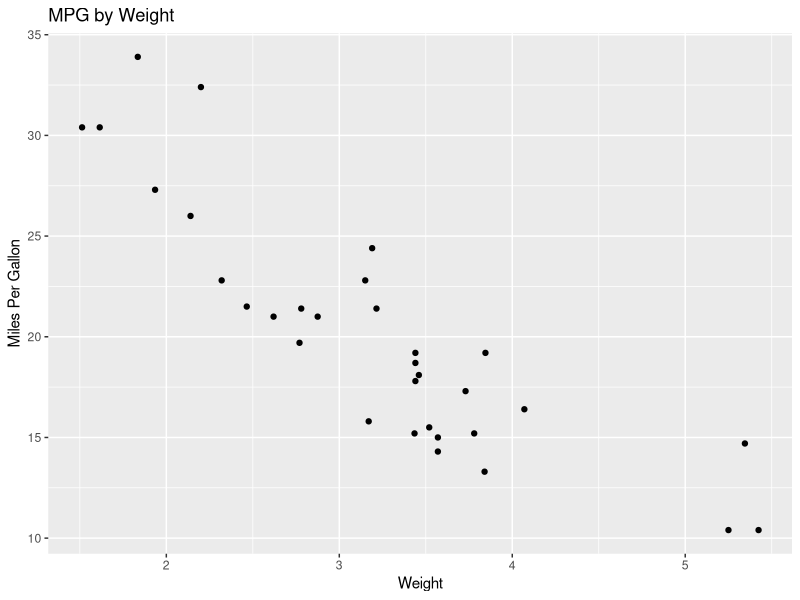
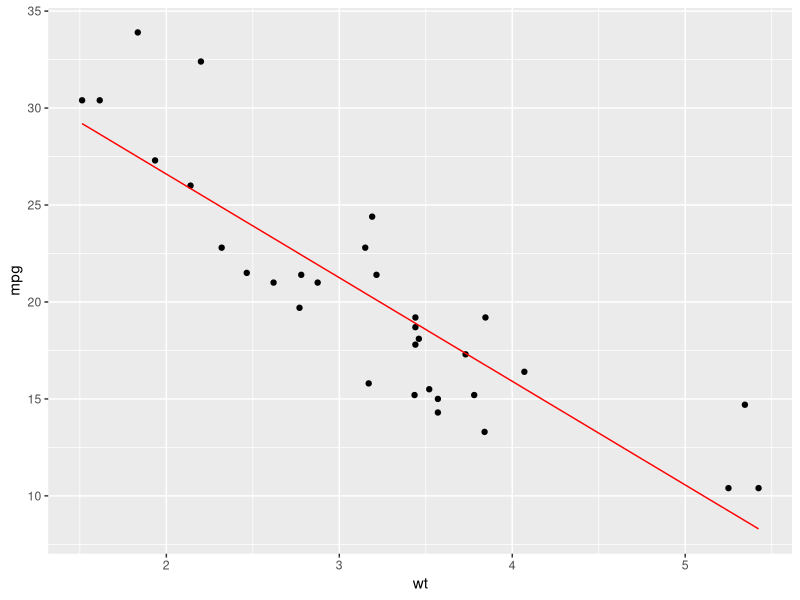
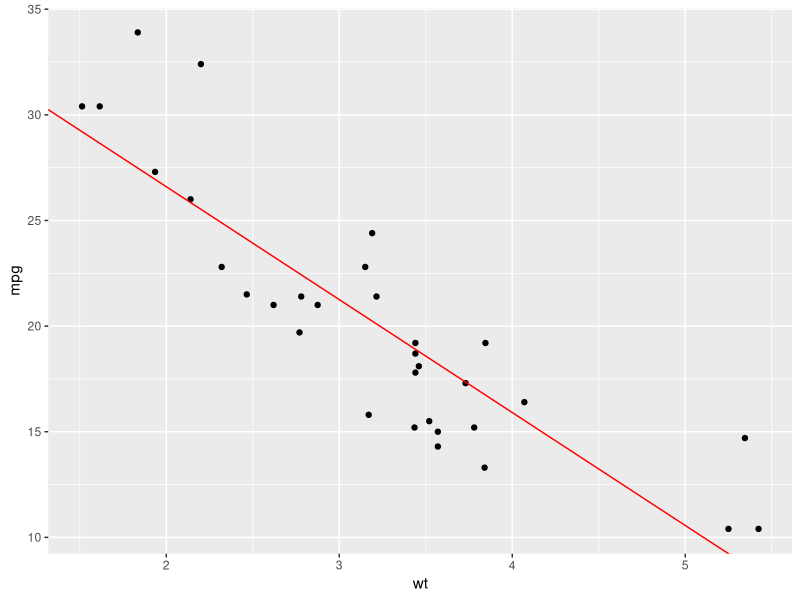
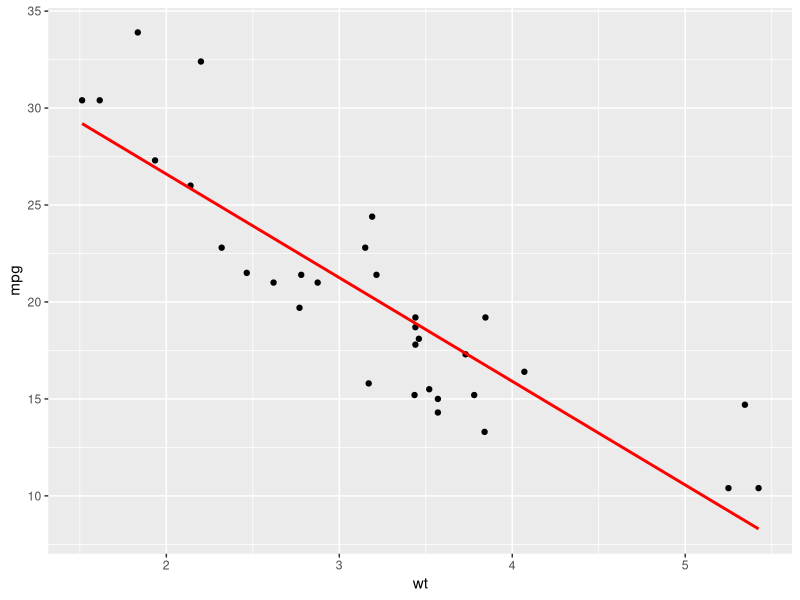

Source code (R) for these figures, in order: (Note: this script raises an error after producing the figures.)
## ---- chunk 1
library(tidyverse)
library(magrittr)
data(mtcars)
mtcars
?mtcars
## ---- chunk 2
mtcars %>%
   ggplot() +
   geom_point(aes(x = wt, y = mpg)) +
   labs(x = "Weight", y = "Miles Per Gallon", title = "MPG by Weight") 
## ---- chunk 3
mpg_on_weight <- mtcars %>% lm(mpg ~ wt, data = .)
mpg_on_weight
## ---- chunk 4
mpg_on_weight %>% summary()
## ---- chunk 5
mpg_on_weight %>% broom::tidy()
## ---- chunk 6
cars_df <- mtcars %>% mutate(fitted = mpg_on_weight$fitted.values)
## ---- chunk 7
cars_df %>%
   ggplot(aes(x = wt, y = mpg)) +
   geom_point() +
   geom_line(aes(y = fitted), col = "red")
## ---- chunk 8
mtcars %>%
   ggplot(aes(x = wt, y = mpg)) +
   geom_point() +
   geom_abline(
      intercept = mpg_on_weight$coefficients[1],
      slope = mpg_on_weight$coefficients[2],
      col = "red")
## ---- chunk 9
mtcars %>%
   ggplot(aes(x = wt, y = mpg)) +
   geom_point() +
   geom_smooth(method = "lm", se = F, col ="red")
## ---- chunk 10
mtcars %>%
   ggplot() +
   geom_point(aes(x = wt, y = mpg)) +
   geom_smooth(method = "lm")
## ---- chunk 11
#| code-fold: true
mtcars %>%
   ggplot(aes(x = wt, y = mpg)) +
   geom_point() +
   geom_smooth(aes(col=as.factor(am)), method = 'lm', se = F) +
   facet_wrap(~am, scales = "free_x",
      labeller = labeller(
         am = c("0" = "Auto",
                "1" = "Manual")
      ) #for this call specficially, my indentation is non-standard 
   ) +
   scale_color_manual(
      name = "Automatic vs. Maunal", 
      values = c("red", "blue"),
      labels = c("Auto", "Man")
   ) +
   labs(
      title = "Effect of weight on MPG, by Transmission",
      x = "Weight (1000s lbs.)",
      y = "Miles Per Gallon"
   ) +
   theme(legend.position = "bottom")
## ---- chunk 12
mtcars %>%
   ggplot() +
   geom_point(aes(x = wt, y = mpg, col = as.factor(cyl)))
## ---- chunk 13
mtcars %>%
   ggplot() +
   geom_point(aes(x = wt, y = mpg), col = mtcars$cyl)
## ---- chunk 14
mpg_on_weight$residuals ## or
lm.res <- mpg_on_weight %>% resid() 
## these are the same
## ---- chunk 15
cars_df %<>% mutate(resid = lm.res) 

cars_df %>% 
   ggplot() + 
   geom_point(aes(x = wt, y = resid))

## Looks good
## ---- chunk 16
mpg_on_weight$fitted.values ## or
lm.res <- mpg_on_weight %>% resid() 
## these are the same
## ---- chunk 17
lm.mod <- mpg_on_weight %>% broom::augment()
lm.mod
## ---- chunk 18
lm.mod %>%
   ggplot(aes(x = wt, y = mpg)) +
   geom_point() +
   geom_smooth(method = "lm", se = F) +
   geom_segment(aes(xend = wt, yend = .fitted), col = "red")
## ---- chunk 19
lm.mod %>%
   ggplot(aes(x = wt, y = mpg)) +
   geom_point() +
   geom_smooth(method = "lm", se = F) +
   geom_segment(aes(xend = wt, yend = mpg - .resid), col = "darkgreen")

